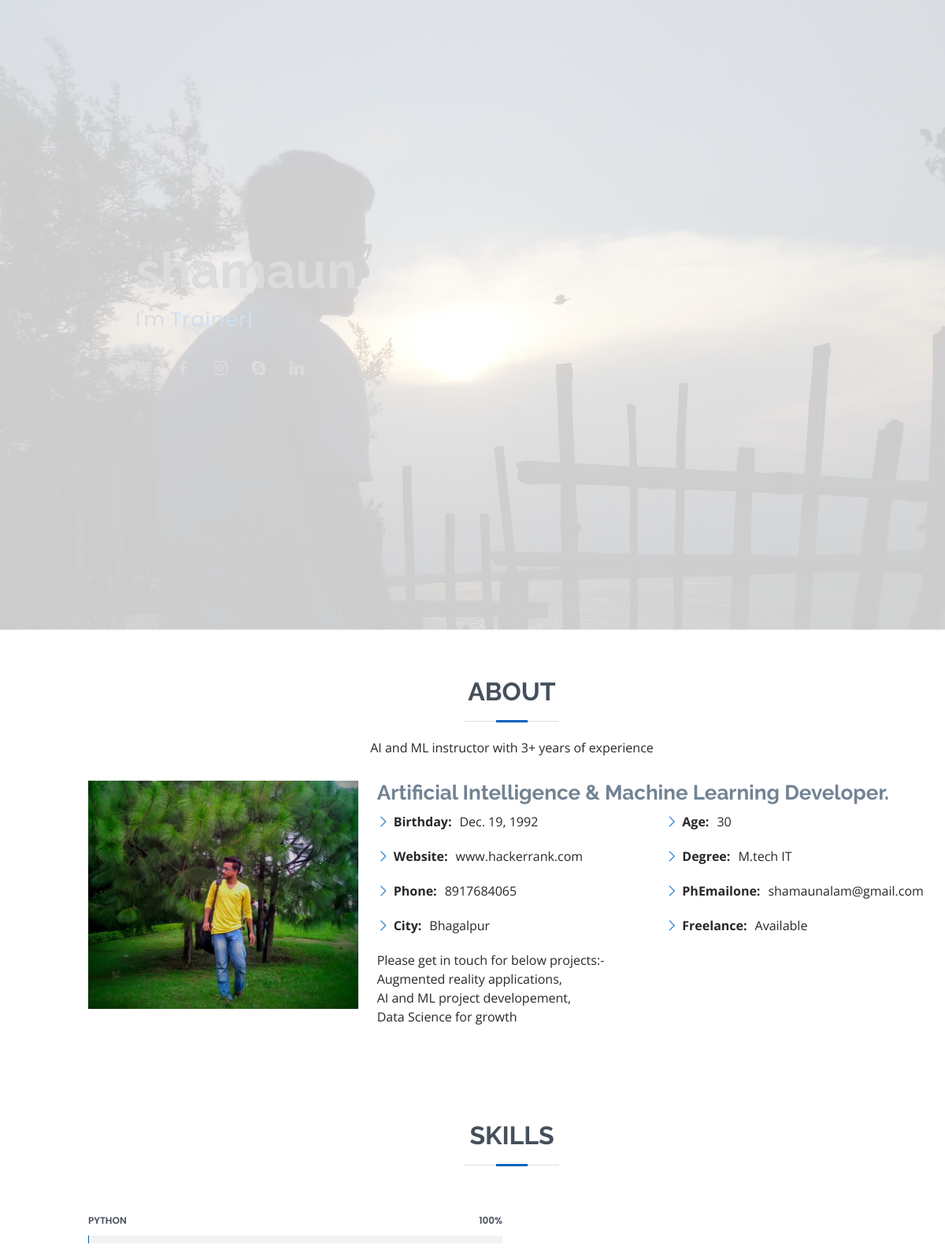
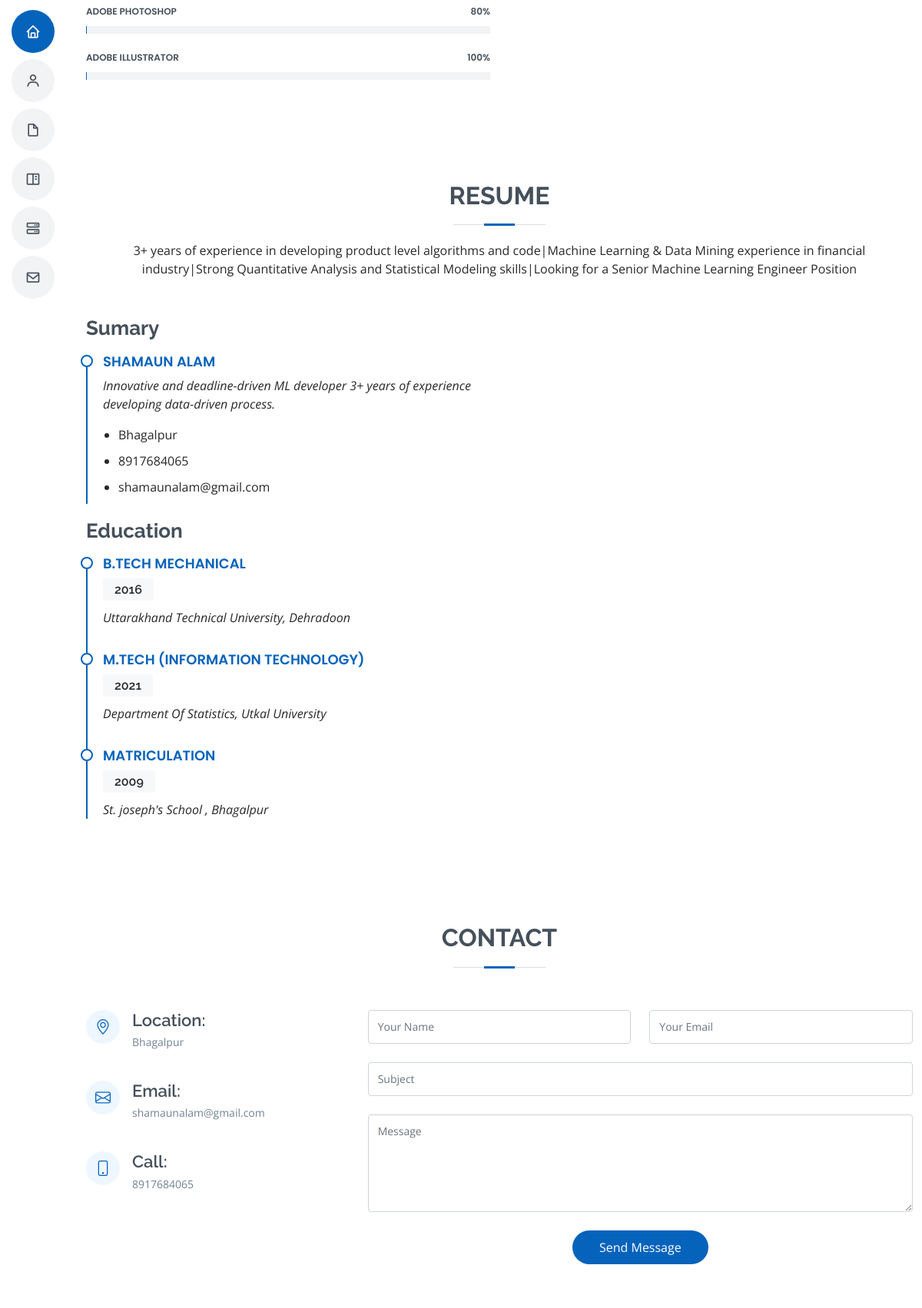
Page /home (signed in, upper part) on the committed database (2 pictures, top to bottom).
### myapp/models.py (models this page shows, shortened)
class profile(models.Model):
    user = models.OneToOneField(User,on_delete=models.CASCADE)
    Birthday = models.DateField(blank = True)
    Website = models.TextField(blank = True)
    Phone = models.IntegerField(max_length=12)
    City = models.CharField(max_length=20)
    Age = models.IntegerField()
    Degree = models.TextField(max_length=100)
    Freelance = models.TextField(max_length=20)

class skills(models.Model):
    user =  models.ForeignKey(User,on_delete=models.CASCADE)
    skill = models.TextField(max_length=20)
    level = models.IntegerField(max_length=3)

class Education(models.Model):
    user = models.ForeignKey(User,on_delete=models.CASCADE)
    degree = models.TextField()
    year  = models.IntegerField(max_length=4)
    college = models.TextField()

### myapp/views.py (the view)
# urls.py: path('home',views.home,name='home')
def home(request):
    if request.user.is_authenticated:
        person = request.user
        pro = profile.objects.get(user=person)
        edu = Education.objects.filter(user=person)
        skill = skills.objects.filter(user=person)
        context = {'person':person,'pro':pro,'edu':edu,'skill':skill}
    return render(request,'index.html',context)

### templates/index.html (shortened to what this page needs)
{% load static %}
<!DOCTYPE html>
<html lang="en">
<head>
  <link href="{% static 'vendor/aos/aos.css' %}" rel="stylesheet">
  <link href="{% static 'vendor/bootstrap/css/bootstrap.min.css' %}" rel="stylesheet">
  <link href="{% static 'vendor/bootstrap-icons/bootstrap-icons.css' %}" rel="stylesheet">
  <link href="{% static 'vendor/boxicons/css/boxicons.min.css' %}" rel="stylesheet">
  <link href="{% static 'vendor/glightbox/css/glightbox.min.css' %}" rel="stylesheet">
  <link href="{% static 'vendor/swiper/swiper-bundle.min.css' %}" rel="stylesheet">
  <link href="{% static 'css/style.css' %}" rel="stylesheet">
</head>
<body>
  <header id="header" class="d-flex flex-column justify-content-center">
    <nav id="navbar" class="navbar nav-menu">
      <ul>
        <li><a href="#hero" class="nav-link scrollto active"><i class="bx bx-home"></i> <span>Home</span></a></li>
        <li><a href="#about" class="nav-link scrollto"><i class="bx bx-user"></i> <span>About</span></a></li>
        <li><a href="#resume" class="nav-link scrollto"><i class="bx bx-file-blank"></i> <span>Resume</span></a></li>
        <li><a href="#portfolio" class="nav-link scrollto"><i class="bx bx-book-content"></i> <span>Portfolio</span></a></li>
        <li><a href="#services" class="nav-link scrollto"><i class="bx bx-server"></i> <span>Services</span></a></li>
        <li><a href="#contact" class="nav-link scrollto"><i class="bx bx-envelope"></i> <span>Contact</span></a></li>
      </ul>
    </nav>
  </header>
  <section id="hero" class="d-flex flex-column justify-content-center">
    <div class="container" data-aos="zoom-in" data-aos-delay="100">
      <h1>{{person.username}}</h1>
      <p>I'm <span class="typed" data-typed-items="Trainer, Developer, Designer, Freelancer, "></span></p>
      <div class="social-links">
        <a href="#" class="twitter"><i class="bx bxl-twitter"></i></a>
        <a href="#" class="facebook"><i class="bx bxl-facebook"></i></a>
        <a href="#" class="instagram"><i class="bx bxl-instagram"></i></a>
        <a href="#" class="google-plus"><i class="bx bxl-skype"></i></a>
        <a href="#" class="linkedin"><i class="bx bxl-linkedin"></i></a>
      </div>
    </div>
  </section>
  <main id="main">
    <section id="about" class="about">
      <div class="container" data-aos="fade-up">
        <div class="section-title">
          <h2>About</h2>
          <p>AI and ML instructor with 3+ years of experience</p>
        </div>
        <div class="row">
          <div class="col-lg-4">
            <img src="{% static 'img/profile.jpg' %}" class="img-fluid" alt="">
          </div>
          <div class="col-lg-8 pt-4 pt-lg-0 content">
            <h3>Artificial Intelligence &amp; Machine Learning Developer.</h3>
            <div class="row">
              <div class="col-lg-6">
                <ul>
                  <li><i class="bi bi-chevron-right"></i> <strong>Birthday:</strong> <span>{{pro.Birthday}}</span></li>
                  <li><i class="bi bi-chevron-right"></i> <strong>Website:</strong> <span>{{pro.Website}}</span></li>
                  <li><i class="bi bi-chevron-right"></i> <strong>Phone:</strong> <span>{{pro.Phone}}</span></li>
                  <li><i class="bi bi-chevron-right"></i> <strong>City:</strong> <span>{{pro.City}}</span></li>
                </ul>
              </div>
              <div class="col-lg-6">
                <ul>
                  <li><i class="bi bi-chevron-right"></i> <strong>Age:</strong> <span>30</span></li>
                  <li><i class="bi bi-chevron-right"></i> <strong>Degree:</strong> <span>{{pro.Degree}}</span></li>
                  <li><i class="bi bi-chevron-right"></i> <strong>PhEmailone:</strong> <span>{{person.email}}</span></li>
                  <li><i class="bi bi-chevron-right"></i> <strong>Freelance:</strong> <span>{{pro.Freelance}}</span></li>
                </ul>
              </div>
            </div>
            <p>
              Please get in touch for below projects:-<br>
              Augmented reality applications,<br>
              AI and ML project developement,<br>
              Data Science for growth
            </p>
          </div>
        </div>
      </div>
    </section>
    <section id="skills" class="skills section-bg">
      <div class="container" data-aos="fade-up">
        <div class="section-title">
          <h2>Skills</h2>
        </div>
        <div class="row skills-content">
          <div class="col-lg-6">
          {% for i in skill %}
            <div class="progress">
              <span class="skill">{{i.skill}}<i class="val">{{i.level}}%</i></span>
              <div class="progress-bar-wrap">
              </div>
            </div>
          {% endfor %}
          </div>
        </div>
      </div>
    </section>
    <section id="resume" class="resume">
      <div class="container" data-aos="fade-up">
        <div class="section-title">
          <h2>Resume</h2>
          <p>3+ years of experience in developing product level algorithms and code|Machine Learning &amp; Data Mining experience in financial industry|Strong Quantitative Analysis and Statistical Modeling skills|Looking for a Senior Machine Learning Engineer Position</p>
        </div>
        <div class="row">
          <div class="col-lg-6">
            <h3 class="resume-title">Sumary</h3>
            <div class="resume-item pb-0">
              <h4>Shamaun Alam</h4>
              <p><em>Innovative and deadline-driven ML developer 3+ years of experience developing data-driven process.</em></p>
              <ul>
                <li>{{pro.City}}</li>
                <li>{{pro.Phone}}</li>
                <li>{{person.email}}</li>
              </ul>
            </div>
            <h3 class="resume-title">Education</h3>
            {% for i in edu %}
            <div class="resume-item">
              <h4>{{i.degree}}</h4>
              <h5>{{i.year}}</h5>
              <p><em>{{i.college}}</em></p>
            </div>
            {% endfor %}
          </div>
        </div>
      </div>
    </section>
    <section id="contact" class="contact">
      <div class="container" data-aos="fade-up">
        <div class="section-title">
          <h2>Contact</h2>
        </div>
        <div class="row mt-1">
          <div class="col-lg-4">
            <div class="info">
              <div class="address">
                <i class="bi bi-geo-alt"></i>
                <h4>Location:</h4>
                <p>{{pro.City}}</p>
              </div>
              <div class="email">
                <i class="bi bi-envelope"></i>
                <h4>Email:</h4>
                <p>{{person.email}}</p>
              </div>
              <div class="phone">
                <i class="bi bi-phone"></i>
                <h4>Call:</h4>
                <p>{{pro.Phone}}</p>
              </div>
            </div>
          </div>
          <div class="col-lg-8 mt-5 mt-lg-0">
            <form action="forms/contact.php" method="post" role="form" class="php-email-form">
              <div class="row">
                <div class="col-md-6 form-group">
                  <input type="text" name="name" class="form-control" id="name" placeholder="Your Name" required>
                </div>
                <div class="col-md-6 form-group mt-3 mt-md-0">
                  <input type="email" class="form-control" name="email" id="email" placeholder="Your Email" required>
                </div>
              </div>
              <div class="form-group mt-3">
                <input type="text" class="form-control" name="subject" id="subject" placeholder="Subject" required>
              </div>
              <div class="form-group mt-3">
                <textarea class="form-control" name="message" rows="5" placeholder="Message" required></textarea>
              </div>
              <div class="text-center"><button type="submit">Send Message</button></div>
            </form>
          </div>
        </div>
      </div>
    </section>
  </main>
</body>
</html>

### rows in the picture
profile: Birthday "Dec. 19, 1992", Website "www.hackerrank.com", Phone "8917684065", City "Bhagalpur", Degree "M.tech IT", Freelance "Available"
skills: skill "PYTHON", level "100"
skills: skill "ADOBE PHOTOSHOP", level "80"
skills: skill "ADOBE ILLUSTRATOR", level "100"
Education: degree "B.TECH MECHANICAL", year "2016", college "Uttarakhand Technical University, Dehradoon"
Education: degree "M.TECH (INFORMATION TECHNOLOGY)", year "2021", college "Department Of Statistics, Utkal University"
Education: degree "MATRICULATION", year "2009", college "St. joseph's School , Bhagalpur"

### other values in the picture
{{ person.username }} "shamaun"
{{ person.email }} "shamaunalam@gmail.com"
